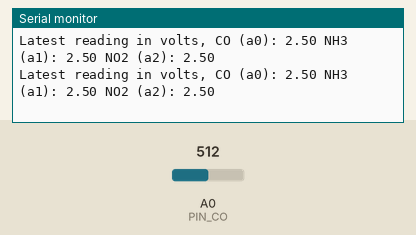
Recording of a sketch running on a simulated Arduino Uno, built with avr-gcc and run on an emulated ATmega328P. Parts: the last lines printed to the serial monitor. The test bench sets the inputs (shaded band); at power-on: A0 (PIN_CO) = 512.

Above: at 2.2 s.
2.3 s: A0 (PIN_CO) set to 716
At 2.62 s:
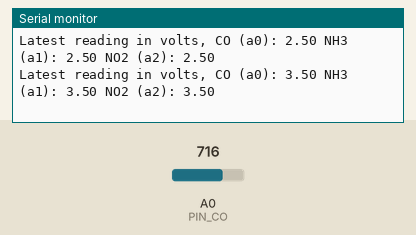
3.8 s: A0 (PIN_CO) set to 900
At 3.85 s:
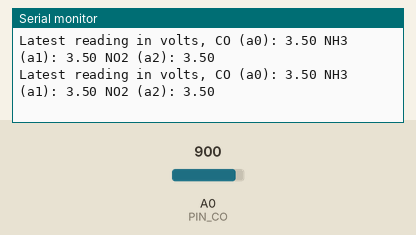
Timing chart, 0 to 6.8 s (numbered marks = the images above; inputs shaded):
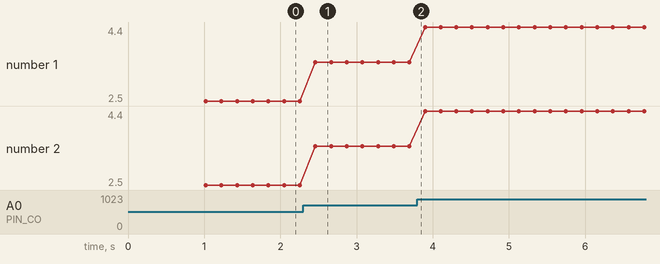

Measured:
- after the input at 2.3 s, the serial monitor: prints a new line after 0.16 s (image 1)
- plotted number 1: 2.5 → 3.5 after the input at 2.3 s, 3.5 → 4.4 after the input at 3.8 s
- plotted number 2: 2.5 → 3.5 after the input at 2.3 s, 3.5 → 4.4 after the input at 3.8 s

The sketch:

test.ino
```cpp
#include <Arduino.h>

const float max_volts = 5.0;
const float max_analog_steps = 1023.0;

#define PIN_CO  0
#define PIN_NO2 0
#define PIN_NH3 0


void setup() {
  Serial.begin(9600);
  delay(1000);
  Serial.println("Setup initializing");

  pinMode(PIN_CO, INPUT_PULLUP);
  pinMode(PIN_NO2, INPUT_PULLUP);
  pinMode(PIN_NH3, INPUT_PULLUP);
}

void loop() {
  int a0_read = analogRead(PIN_CO);
  int a1_read = analogRead(PIN_NO2);
  int a2_read = analogRead(PIN_NH3);

  Serial.print("Latest reading in volts, CO (a0): ");
  Serial.print(a0_read * (max_volts / max_analog_steps));
  Serial.print(" NH3 (a1): ");
  Serial.print(a1_read * (max_volts / max_analog_steps));
  Serial.print(" NO2 (a2): ");
  Serial.print(a2_read * (max_volts / max_analog_steps));
  Serial.println("");

  delay(200);
}
```
